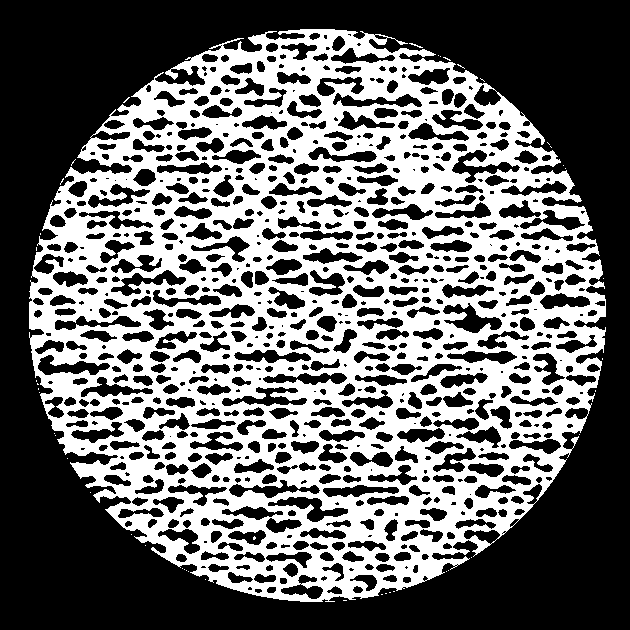
%> input picture MultiChannel_test/phantom_carpet1.bmp, 630 x 630 px
$ octave XRsparseA_NoCrimeData_comp_mc_carpet.m   (GNU Octave 9; MATLAB toolbox functions it lacks are replaced by stand-ins)
%> lines starting %> are read from the running program, lines starting %| are printed output that depends on the picture; in (x1, y1, x2, y2) boxes, pixels count from 0 and x2, y2 are one past the last pixel; in counts of white or black regions, pixels touching at a corner belong together; the program's own positions count from 1
### MultiChannel_test/A2x2mult_matrixfree_rotang.m
function [ res ] = A2x2mult_matrixfree( c11,c12,c21,c22,g,ang,N,rotang )
%function [ res ] = A2x2mult_matrixfree( c11,c12,c21,c22,g,ang,N )
% This function calculates operation with radon function, which corresponds
% multiplication A*g for system with two images and two materials.
%
% Version 1.0, September 20, 2019
% (c) Salla Latva-Äijö and Samuli Siltanen
%
% Routine for the two-energies and two materials scheme related to S Siltanen's
% method for solution of the conjugate gradient Tikhonov algorithm.
% Computes corresponding calculation A*g but without matrix A.
%
% Arguments
% c11       attenuation coefficient for material one imaged with energy E1(low)
% c12       attenuation coefficient for material two imaged with energy E1(low)
% c21       attenuation coefficient for material one imaged with energy E2(high)
% c22       attenuation coefficient for material two imaged with energy E2(high)
% g        reconstruction image of target 1
% ang      measurement angles
% N        NxN is the size of the image g1 and g2
% Returns
% res       sinograms of g, as images one after another (size x*40)
%
% Last revision Salla Latva-Äijö Sep 2019

% This function calculates multiplication A*g for system with two images
% and two materials, without constructing the matrix A.


g1 = g(1:(end/2));
g1 = reshape(g1,[N N]);
g2 = g((end/2+1):end);
g2 = reshape(g2,[N N]);

% Perform the needed matrix multiplications. Now a matrix multiplication
% has been switched to radon
ag1 = radon(g1,ang+rotang);
ag2 = radon(g2,ang+rotang);

% Calculate the parts needed for block matrix multiplication
res1 = c11*ag1(:);
res2 = c12*ag2(:);
res3 = c21*ag1(:);
res4 = c22*ag2(:);

% Combine results into the result
res = [res1 + res2; res3 + res4];
end

### MultiChannel_test/XR_aTV_fgrad_modified.m
% This function evaluates gradient of the tomographic objective function
% with approximate total variation penalty.
%
% Arguments:
% x         Evaluation point (image of size NxN)
% m         Measured data
% measang   Measurement angles
% corxn     Correction factor needed for using iradon.m to compute adjoints
% alpha     Regularization parameter (positive real constant)
% beta   	Smoothing parameter for approximate total variation prior
%
% Returns:
% grad      gradient of the  objective function
%
% Salla Latva-Äijö and Samuli Siltanen March 2021

function grad = XR_aTV_fgrad_modified(x,m,ang,corxn,alpha,beta,c11,c12,c21,c22,N)

grad = XR_misfit_grad_modified(x,m,ang,corxn,c11,c12,c21,c22,N)+ alpha*XR_aTV_grad_mc(x,beta,N);

### MultiChannel_test/XR_misfit_grad_modified.m
%MODIFIED FOR TWO IMAGE SYSTEM
%Routine for tomography. This procedure evaluates the gradient
%
%      (grad f)(x) = A^T A x - A^T m
%
% of the quadratic form f(x) = 1/2 (Ax - m)^T (Ax - m).
%
% Arguments:
% x         Evaluation point (image of size NxN)
% m         Measured data (from two images)
% measang   Measurement angles
% corxn     Correction factor needed for using iradon.m to compute adjoints
%
% Returns:
% grad 		gradient of the discrepancy function at point x
%
% Samuli Siltanen February 2011

function grad = XR_misfit_grad_modified(x,m,ang,corxn,c11,c12,c21,c22,N)

% Ax   = radon(x,measang);
% ATAx = iradon(Ax,measang,'none');
% ATAx = ATAx(2:end-1,2:end-1);
% ATAx = corxn*ATAx;

% This function calculates operation with radon function, which corresponds
% multiplication A*g for system with two images and two materials.

% We pick out the two material images from the vertical input vector and
% reshape them into 2D images
x = x(:); % Force x to be vertical vector
g1 = reshape(x(1:(end/2)),N,N);
g2 = reshape(x((end/2+1):end),N,N);

% Compute the sinograms for the two images
ag1 = radon(g1,ang);
ag2 = radon(g2,ang);

% Calculate the parts needed for block matrix multiplication
res1 = c11*ag1;
res2 = c12*ag2;
res3 = c21*ag1;
res4 = c22*ag2;

% Evaluate sinograms in two-dimensional format
m1 = res1+res2; % Low-energy sinogram of the two-material target
m2 = res3+res4; % High-energy sinogram of the two-material target

% [4 lines of commented-out code are left out]

corxn = 7.65; % Incomprehensible correction factor

% Perform the needed matrix multiplications. Now a.' multiplication has been
% switched to iradon
am1 = iradon(m1,ang,'none');
am1 = am1(2:end-1,2:end-1);
am1 = corxn*am1;

am2 = iradon(m2,ang,'none');
am2 = am2(2:end-1,2:end-1);
am2 = corxn*am2;

% Compute the parts of the result individually
res1 = c11*am1(:);
res2 = c21*am2(:);
res3 = c12*am1(:);
res4 = c22*am2(:);

% Collect the results together
ATAx = [res1 + res2; res3 + res4];


% ATm = iradon(m,measang,'none');
% ATm = ATm(2:end-1,2:end-1);
% ATm = corxn*ATm;

m1 = m(1:(end/2));
m1 = reshape(m1, [length(m)/(2*length(ang)) length(ang)]);
m2 = m((end/2+1):end);
m2 = reshape(m2, [length(m)/(2*length(ang)) length(ang)]);

corxn = 7.65; % Incomprehensible correction factor

% Perform the needed matrix multiplications. Now a.' multiplication has been
% switched to iradon
am1 = iradon(m1,ang,'none');
am1 = am1(2:end-1,2:end-1);
am1 = corxn*am1;

am2 = iradon(m2,ang,'none');
am2 = am2(2:end-1,2:end-1);
am2 = corxn*am2;

% Compute the parts of the result individually
res1 = c11*am1(:);
res2 = c21*am2(:);
res3 = c12*am1(:);
res4 = c22*am2(:);

% Collect the results together
ATm = [res1 + res2; res3 + res4];
grad  = ATAx - ATm;

### MultiChannel_test/XRsparseA_NoCrimeData_comp_mc_carpet.m
% Example computations related to X-ray tomography.
% HERE I TRY TO MAKE THIS WORK FOR MC TWO IMAGE SYSTEM

% Here we use the Barzilai and Borwain optimization method
% to find the minimum of the regularized penalty functional
%
%		1/2 (Af - m)^T (Af - m) + alpha*sum(sqrt((f_i-f_j)^2+beta))
%
% with the sum ranging over i and j indexing all horizontally
% and vertically neighboring pixel pairs.
%
% The approximation results from the positive constant beta rounding the
% non-differentiable corner of the absolute value function. This way the
% penalty functional becomes differentiable and thus efficiently optimizable.
%
%
% Jennifer Mueller and Samuli Siltanen, March 2014
%Modified by Salla 2.7.2020
clear all;
% Regularization parameter
alpha = 0.001;

% Maximum number of iterations. You can modify this value and observe the
% effects on the reconstruction.
MAXITER = 400;
% Choose the angles for tomographic projections
Nang       = 65; % odd number is preferred
ang        = [0:(Nang-1)]*360/Nang;
rotang     = 45;
% Smoothing parameter used in the approximate absolute value function
beta    = .0001;
N       = 128;
noiselevel = 0.01;

% Texture phantom 2
% target1 = imread('phantom_maya1.bmp');
% target2 = imread('phantom_maya2.bmp');

% Texture phantom 1
target1 = imread('phantom_carpet1.bmp');
%> target1 is the input picture: size 630x630 uint8; 41% white; 44 white regions (42 under 20 px), largest, box (x1, y1, x2, y2) and area: (29, 29, 606, 602) 162739, (409, 43, 423, 48) 21
target2 = imread('phantom_carpet2.bmp');
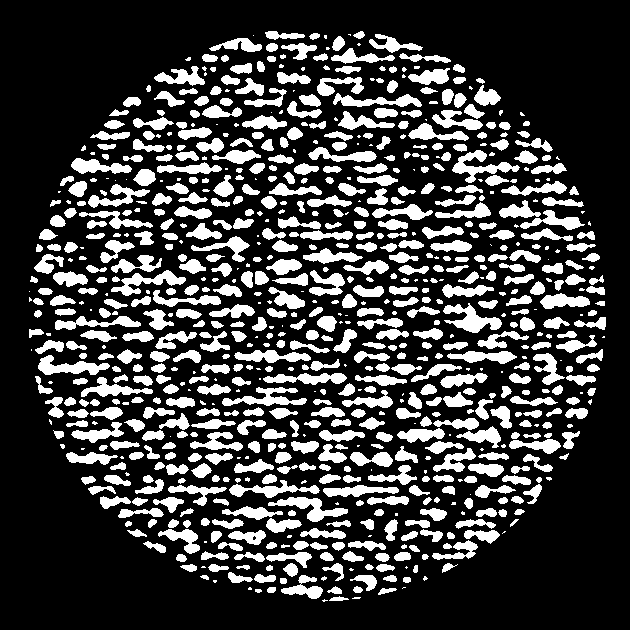
%> input picture MultiChannel_test/phantom_carpet2.bmp, 630 x 630 px
%> target2 is the input picture: size 630x630 uint8; 24.5% white; 821 white regions (185 under 20 px), largest, box (x1, y1, x2, y2) and area: (443, 303, 502, 333) 803, (452, 150, 520, 183) 760, (268, 497, 348, 522) 742

% HY phantom
% target1 = imread('phantom_hy1.bmp');
% target2 = imread('phantom_hy2.bmp');

% Bone phantom
% target1 = imread('phantom_bone1.bmp');
% target2 = imread('phantom_bone2.bmp');

% Select one of the channels
target1 = target1(:,:,1);
target2 = target2(:,:,1);

% Make sure that there is only black or white pixels
target1 = imbinarize(target1);
target2 = imbinarize(target2);

% Change to double
target1=double(target1);
target2=double(target2);

% Resize the image
target1      = imresize(target1, [N N], 'nearest');
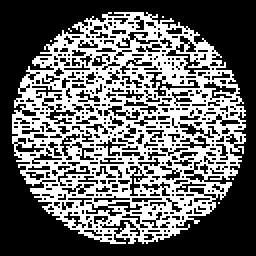
%> target1: size 128x128 double (shown 2 times larger); values 0 (black) and 1 (white), 41% white in thin lines or dots, all inside (x1, y1, x2, y2) = (6, 6, 123, 122)
target2      = imresize(target2, [N N], 'nearest');
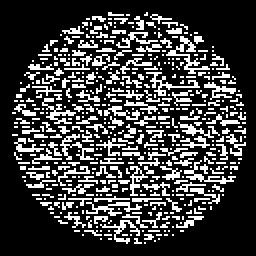
%> target2: size 128x128 double (shown 2 times larger); values 0 (black) and 1 (white), 24.6% white in thin lines or dots, all inside (x1, y1, x2, y2) = (6, 6, 123, 122)
%%
% Avoid inverse crime by rotating the object (interpolation)
target1_rot      = imrotate(target1,rotang,'bilinear','crop');
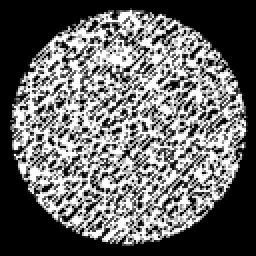
%> target1_rot: size 128x128 double (shown 2 times larger); min 0, max 1, mean 0.41
target2_rot      = imrotate(target2,rotang,'bilinear','crop');
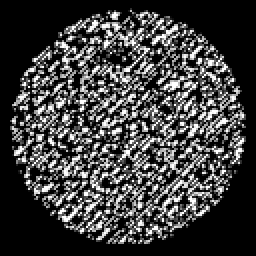
%> target2_rot: size 128x128 double (shown 2 times larger); min 0, max 1, mean 0.246

%% Vektorize
% Combine the two material images (both 2D images) as one vertical vector
% by vectorizing and stacking the two images on top of each other
x  =[target1_rot(:);target2_rot(:)];

%% Start reconstruction
% [14 lines of commented-out code are left out]

c11     = 1.491; % PVC    30kV  (Low energy)
c12     = 8.561; % Iodine 30kV
c21     = 0.456; % PVC    50kV  (High energy)
c22     = 12.32; % Iodine 50kV
%% Start reconstruction
% Simulate noisy measurements avoiding inverse crime
m       = A2x2mult_matrixfree_rotang(c11,c12,c21,c22,x,ang,N,rotang);
%> in A2x2mult_matrixfree, `ag1 = radon(g1,ang+rotang);`:
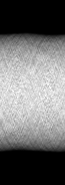
%> ag1: size 185x65 double; min 0, max 84.45, mean 36.3; drawn with min black and max white
%> in A2x2mult_matrixfree, `ag2 = radon(g2,ang+rotang);`:
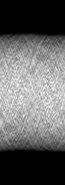
%> ag2: size 185x65 double; min 0, max 56.16, mean 21.8; drawn with min black and max white
% Add noise/poisson noise
mncn  = m + noiselevel*max(abs(m(:)))*randn(size(m));

% Incomprehensible correction factor. It is related to the way Matlab
% normalizes the output of iradon.m. The value is empirically found and
% tested to work to reasonable accuracy.
corxn = 40.7467*N/64;

% Optimization routine following Barzilai-Borwein
obj    = zeros(MAXITER+1,1);     % We will monitor the value of the objective function
fold   = zeros(size(x));    % Initial guess
gold   = XR_aTV_fgrad_modified(fold,mncn,ang,corxn,alpha,beta,c11,c12,c21,c22,N);
%> the run ends on the next line
